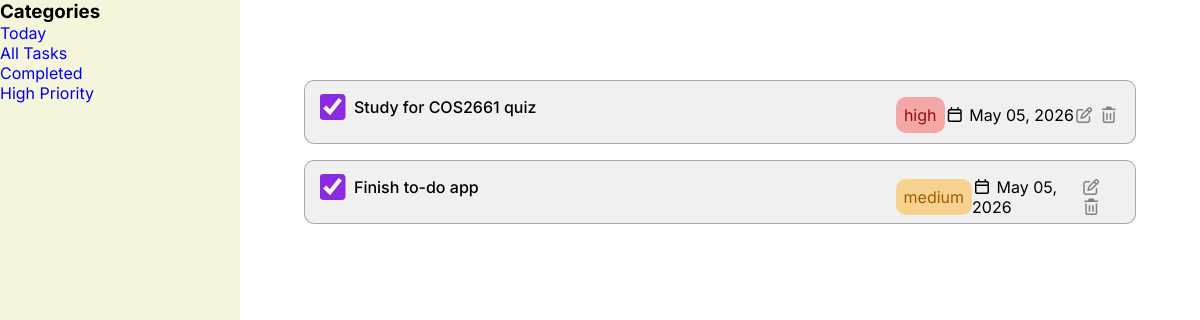
The page /completed-tasks (signed in) on the database its author committed.
### website/models.py (models this page shows)
class Task(db.Model):
    task_name = db.Column(db.String(1000))
    complete = db.Column(db.Boolean, default=False)
    due = db.Column(db.Date, default=func.now())
    priority = db.Column(db.String(150))
    id = db.Column(db.Integer, primary_key=True)
    user_id = db.Column(db.Integer, db.ForeignKey('user.id'))

### website/views.py (the view)
@views.route("/completed-tasks")
@login_required
def completed_tasks():
    return render_template("completed.html", user=current_user)

### website/__init__.py (called while the page is built)
def create_app():
    app = Flask(__name__)
    app.config['SECRET_KEY'] = 'djfspfaskddshfosjcks'
    app.config['SQLALCHEMY_DATABASE_URI'] = f'sqlite:///{DB_NAME}'
    db.init_app(app)
    from .auth import auth
    from .views import views
    app.register_blueprint(auth, url_prefix="/auth")
    app.register_blueprint(views, url_prefix="/")
    create_database(app)
    from .models import User
    login_manager = LoginManager()
    login_manager.login_view = 'auth.login'
    login_manager.init_app(app)
    @login_manager.user_loader
    def load_user(id):
        return User.query.get(int(id))
    return app

### website/templates/completed.html
{% extends 'home.html' %} {% block dashboard %}
<form class="tasks-container">
  {% if user.tasks %} {% for task in user.tasks %} {% if task.complete %}
  <div
    class="task"
    id="{{ task.id }}-task"
    data-due="{{ task.due.isoformat() }}"
    data-complete="{{ task.complete }}"
  >
    <div>
      <input
        type="checkbox"
        {%
        if
        task.complete
        %}
        checked
        {%
        endif
        %}
        id=""
        onChange="updateTask({{ task.id }})"
      />
      <div class="task-name">
        <p>{{task.task_name}}</p>
      </div>
    </div>
    <div class="task-details">
      <div class="task-priority {{task.priority}}">{{task.priority}}</div>
      <div class="task-date">
        <i class="fa-regular fa-calendar"></i>
        {{task.due.strftime("%b %d, %Y")}}
      </div>
      <div class="edit-delete-buttons">
        <button type="button">
          <i class="fa-regular fa-pen-to-square"></i>
        </button>
        <button type="button" onClick="deleteTask({{ task.id }})">
          <i class="fa-regular fa-trash-can"></i>
        </button>
      </div>
    </div>
  </div>
  {% endif %} {% endfor %} {% endif %}
</form>
{% endblock %}

### website/static/index.css (style rules this page uses)
html { font-family: "Inter", sans-serif; }
*, *::before, *::after { box-sizing: border-box; padding: 0; margin: 0; }
body { background-color: beige; display: flex; align-items: center; justify-content: center; width: 100vw; min-height: 100vh; overflow-x: hidden; }
input { border-radius: 10px; padding: 8px; margin: 8px 0 16px 0; border: 1px solid grey; font-family: "Inter", sans-serif; }
.task { display: flex; align-items: flex-start; justify-content: space-between; width: 100%; height: 4rem; background-color: rgba(128, 128, 128, 0.118); border: 1px solid rgba(128, 128, 128, 0.652); margin: 1rem 0; border-radius: 10px; padding: 16px; }
.task-name { font-weight: 500; }
.task > div { display: flex; }
.task input { transform: scale(2); accent-color: blueviolet; margin: 0 15px 0 5px; }
.task-priority { padding: 8px; border-radius: 10px; }
.medium { background-color: rgba(255, 166, 0, 0.412); color: rgb(157, 94, 0); }
.high { background-color: rgba(255, 0, 0, 0.311); color: rgb(144, 16, 16); }
.task-details { display: flex; align-items: center; width: 28%; justify-content: space-evenly; }
.edit-delete-buttons button { all: unset; color: grey; transition: all 0.3s ease; }

### rows shown on the page
Task: complete "☑", task_name "Study for COS2661 quiz", priority "high", due "May 05, 2026"
Task: complete "☑", task_name "Finish to-do app", priority "medium", due "May 05, 2026"
